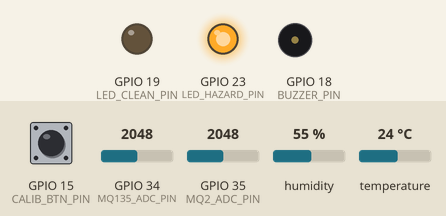
This sketch was run on a simulated ESP32. On the bench: output pins drawn as LEDs (lit = HIGH), buzzer (waves = sounding). Dashed ring = blinking. The inputs (shaded band) are chosen by the test bench; at power-on: GPIO 35 (MQ2_ADC_PIN) = 2048, GPIO 15 (CALIB_BTN_PIN) HIGH, GPIO 34 (MQ135_ADC_PIN) = 2048, humidity 55 %, temperature 24 °C (analog values on the 0–4095 scale). WiFi joins after 1.5 s; servers stay silent unless stated; random numbers use the default seed unless the sketch sets one; no MQTT or app messages arrive unless stated; what the sketch prints to the serial monitor is not drawn.

Above: at 2.9 s.
3.0 s: GPIO 35 (MQ2_ADC_PIN) set to 2394
6.5 s: GPIO 35 (MQ2_ADC_PIN) set to 2492
At 8.5 s:
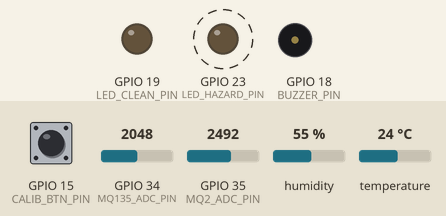
11.2 s: GPIO 15 (CALIB_BTN_PIN) pulled LOW for 1 s
At 13.3 s:
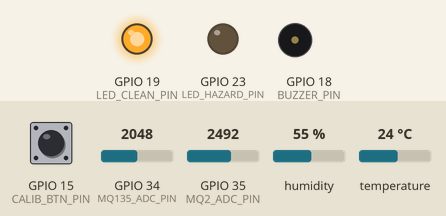
13.7 s: GPIO 34 (MQ135_ADC_PIN) set to 2608
At 14.5 s:
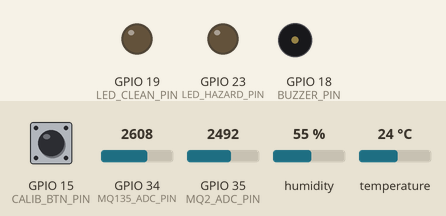
16.2 s: GPIO 34 (MQ135_ADC_PIN) set to 2713
At 17.5 s:
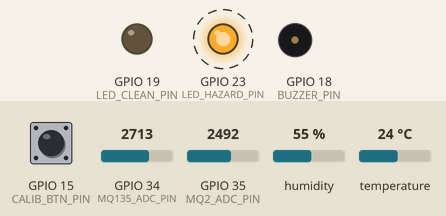
23.8 s: GPIO 35 (MQ2_ADC_PIN) set to 3034
27.3 s: GPIO 35 (MQ2_ADC_PIN) set to 3116
At 29.5 s:
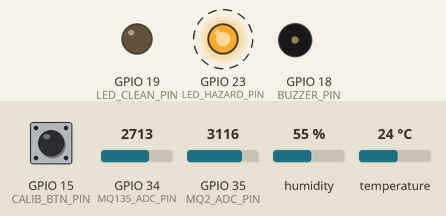
Timing chart, 0 to 32.2 s (numbered marks = the images above; inputs shaded):
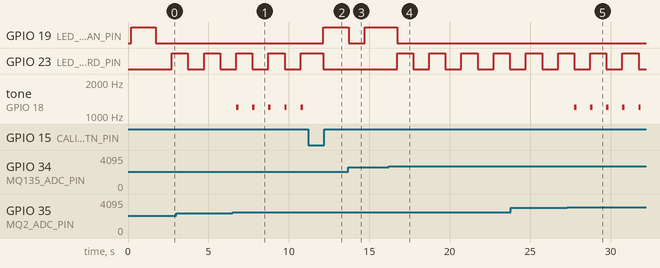

The sketch:

ml_electronic_nose_gas.ino
```cpp
/**
 * @file ml_electronic_nose_gas.ino
 * @brief Project 12: Multi-Gas Electronic Nose (E-Nose) with Edge Neural Network & MQTT Telemetry
 *
 * Target Hardware: ESP32
 * Sensor Array:
 *   - MQ-135 (GPIO 34 / ADC1_CH6): Air Quality, NH3, Benzene, Alcohol, Smoke
 *   - MQ-2   (GPIO 35 / ADC1_CH7): Combustible Gas, LPG, Propane, Hydrogen, Smoke
 *   - DHT22  (GPIO 4): Ambient Temperature (°C) & Relative Humidity (%) for T/RH drift compensation
 * Actuators:
 *   - Piezo Alarm Buzzer (GPIO 18)
 *   - Hazard Status LEDs: Green Clean LED (GPIO 19), Red Hazard LED (GPIO 23)
 *
 * Signal Processing & TinyML Pipeline:
 *   1. Voltage divider conversion: Rs = R_L * (V_cc - V_out) / V_out
 *   2. Empirical T/RH baseline compensation factor C(T, RH)
 *   3. Normalized resistance ratios (Rs / R0)_135, (Rs / R0)_2, and cross-sensitivity log ratio
 *   4. 2-Layer Fully Connected Neural Network (6 -> 12 ReLU -> 4 Softmax) in `enose_nn_model.h`
 *   5. Real-time JSON telemetry and hazard alerts over MQTT (`PubSubClient.h`)
 */

#include <Arduino.h>
#include <WiFi.h>
#include <PubSubClient.h>
#include <DHT.h>
#include "secrets.example.h"
#include "enose_nn_model.h"

// ============================================================================
// Hardware Pin Definitions & Sensor Constants
// ============================================================================
#define MQ135_ADC_PIN        34
#define MQ2_ADC_PIN          35
#define DHT_PIN              4
#define DHT_TYPE             DHT22

#define BUZZER_PIN           18
#define LED_CLEAN_PIN        19
#define LED_HAZARD_PIN       23
#define CALIB_BTN_PIN        15

#define ADC_MAX_COUNTS       4095.0f
#define ADC_REF_VOLTAGE      3.3f
#define MQ_LOAD_RESISTOR_K   10.0f   // 10 kOhm load resistor R_L on breakout board

// Default calibrated clean-air baseline resistances R0 (kOhm) at 20°C, 65% RH
#define DEFAULT_R0_MQ135_K   28.5f
#define DEFAULT_R0_MQ2_K     18.0f

#define INFERENCE_INTERVAL_MS 1000UL
#define MQTT_PUBLISH_EVERY_N  2      // Publish regular telemetry every 2 seconds (alerts publish immediately)

// ============================================================================
// Global Instances & State Variables
// ============================================================================
DHT dht(DHT_PIN, DHT_TYPE);
WiFiClient wifiClient;
PubSubClient mqttClient(wifiClient);

float r0Mq135 = DEFAULT_R0_MQ135_K;
float r0Mq2   = DEFAULT_R0_MQ2_K;

float prevRatio135 = 1.0f;
uint32_t lastSampleMs = 0;
uint32_t sampleCounter = 0;
uint8_t prevPredictedClass = GAS_CLEAN_AIR;

// ============================================================================
// Gas Sensor Physics & Compensation Functions
// ============================================================================

/**
 * @brief Convert 12-bit ESP32 ADC reading into sensing element resistance Rs (kOhm)
 *        Rs = R_L * (V_cc - V_adc) / V_adc
 */
float computeSensorResistanceKOhm(int adcCounts) {
    float clampedCounts = constrain(static_cast<float>(adcCounts), 15.0f, ADC_MAX_COUNTS - 15.0f);
    float vOut = (clampedCounts / ADC_MAX_COUNTS) * ADC_REF_VOLTAGE;
    // Higher gas concentration increases sensor conductivity -> increases V_out -> lowers Rs
    float rsKOhm = MQ_LOAD_RESISTOR_K * ((ADC_REF_VOLTAGE - vOut) / vOut);
    return rsKOhm;
}

/**
 * @brief Compute temperature & humidity drift compensation factor C(T, RH)
 *        for SnO2 metal-oxide semiconductor (MOS) gas sensors.
 *        Reference baseline: T_ref = 20°C, RH_ref = 65%
 */
float computeThermoHygroCorrection(float tempC, float rhPct) {
    // Empirical polynomial fit from MQ-135 / MQ-2 datasheet curves:
    // C(T, RH) = 1.0 - 0.012*(T - 20) - 0.0035*(RH - 65) + 0.00012*(T - 20)^2
    float dT  = tempC - 20.0f;
    float dRH = rhPct - 65.0f;
    float factor = 1.0f - (0.012f * dT) - (0.0035f * dRH) + (0.00012f * dT * dT);
    return constrain(factor, 0.55f, 1.50f);
}

/**
 * @brief Perform clean-air baseline R0 calibration for both MQ sensors
 */
void calibrateCleanAirBaseline(float tempC, float rhPct) {
    Serial.println(F("[CALIB] Sampling clean air baseline R0 across 16 readings..."));
    float sumRs135 = 0.0f;
    float sumRs2   = 0.0f;
    float corr = computeThermoHygroCorrection(tempC, rhPct);

    for (uint8_t i = 0; i < 16; i++) {
        sumRs135 += computeSensorResistanceKOhm(analogRead(MQ135_ADC_PIN)) / corr;
        sumRs2   += computeSensorResistanceKOhm(analogRead(MQ2_ADC_PIN))   / corr;
        delay(25);
    }

    r0Mq135 = sumRs135 / 16.0f;
    r0Mq2   = sumRs2   / 16.0f;
    prevRatio135 = 1.0f;

    Serial.printf("[CALIB] Completed -> R0_MQ135 = %.2f kOhm | R0_MQ2 = %.2f kOhm\n", r0Mq135, r0Mq2);
}

// ============================================================================
// Wi-Fi & MQTT Telemetry Functions
// ============================================================================
void connectWiFiNonBlocking() {
    if (WiFi.status() == WL_CONNECTED) return;

    Serial.printf("[WIFI] Connecting to SSID '%s'...", WIFI_SSID);
    WiFi.mode(WIFI_STA);
    WiFi.begin(WIFI_SSID, WIFI_PASSWORD);

    uint32_t startMs = millis();
    while (WiFi.status() != WL_CONNECTED && (millis() - startMs) < 3500UL) {
        delay(250);
        Serial.print('.');
    }

    if (WiFi.status() == WL_CONNECTED) {
        Serial.printf(" Connected! IP: %s\n", WiFi.localIP().toString().c_str());
    } else {
        Serial.println(F(" Offline mode (will retry in background)."));
    }
}

void ensureMqttConnected() {
    if (WiFi.status() != WL_CONNECTED) return;
    if (mqttClient.connected()) {
        mqttClient.loop();
        return;
    }

    String clientId = String(MQTT_CLIENT_ID) + "-" + String(random(1000, 9999));
    if (mqttClient.connect(clientId.c_str(), MQTT_USERNAME, MQTT_PASSWORD)) {
        Serial.printf("[MQTT] Connected to broker %s:%d as %s\n", MQTT_BROKER_HOST, MQTT_BROKER_PORT, clientId.c_str());
    }
}

void publishEnoseTelemetry(
    const float features[ENOSE_INPUT_DIM],
    const float probs[ENOSE_OUTPUT_DIM],
    uint8_t predClass,
    uint32_t inferenceUs,
    bool isUrgentAlert
) {
    char payload[384];
    snprintf(
        payload,
        sizeof(payload),
        "{\"sample\":%lu,\"class_id\":%u,\"class_label\":\"%s\",\"confidence\":%.3f,"
        "\"rs_r0_mq135\":%.3f,\"rs_r0_mq2\":%.3f,\"log_ratio\":%.3f,\"dratio_dt\":%.3f,"
        "\"temp_c\":%.1f,\"humidity_pct\":%.1f,"
        "\"probs\":[%.3f,%.3f,%.3f,%.3f],\"inference_us\":%lu}",
        sampleCounter,
        predClass,
        ENOSE_CLASS_NAMES[predClass],
        probs[predClass],
        features[0],
        features[1],
        features[2],
        features[3],
        features[4],
        features[5],
        probs[0], probs[1], probs[2], probs[3],
        inferenceUs
    );

    if (mqttClient.connected()) {
        mqttClient.publish(MQTT_TOPIC_TELEMETRY, payload);
        if (isUrgentAlert) {
            mqttClient.publish(MQTT_TOPIC_ALERT, payload, true);
        }
    }
}

// ============================================================================
// Setup & Main Loop
// ============================================================================
void setup() {
    Serial.begin(115200);
    delay(200);

    pinMode(BUZZER_PIN, OUTPUT);
    pinMode(LED_CLEAN_PIN, OUTPUT);
    pinMode(LED_HAZARD_PIN, OUTPUT);
    pinMode(CALIB_BTN_PIN, INPUT_PULLUP);

    digitalWrite(BUZZER_PIN, LOW);
    digitalWrite(LED_CLEAN_PIN, HIGH);
    digitalWrite(LED_HAZARD_PIN, LOW);

    analogReadResolution(12);
    dht.begin();

    mqttClient.setServer(MQTT_BROKER_HOST, MQTT_BROKER_PORT);
    mqttClient.setBufferSize(512);
    connectWiFiNonBlocking();

    Serial.println(F("================================================================================"));
    Serial.println(F(" Project 12: TinyML Electronic Nose (MQ-135 + MQ-2 + DHT22 + 2-Layer FCNN)"));
    Serial.println(F(" Send 'CALIB' over Serial or press GPIO 15 button to zero clean-air R0 baseline."));
    Serial.println(F("================================================================================"));
}

void loop() {
    // Check Serial or Hardware Button for baseline R0 recalibration
    if (Serial.available()) {
        String cmd = Serial.readStringUntil('\n');
        cmd.trim();
        cmd.toUpperCase();
        if (cmd == "CALIB") {
            float t = dht.readTemperature();
            float h = dht.readHumidity();
            calibrateCleanAirBaseline(isnan(t) ? 24.0f : t, isnan(h) ? 55.0f : h);
        }
    }

    uint32_t now = millis();
    if (now - lastSampleMs < INFERENCE_INTERVAL_MS) {
        return;
    }
    float dtSec = (now - lastSampleMs) / 1000.0f;
    lastSampleMs = now;
    sampleCounter++;

    // 1. Read Ambient Temperature & Relative Humidity
    float tempC = dht.readTemperature();
    float rhPct = dht.readHumidity();
    if (isnan(tempC) || isnan(rhPct)) {
        tempC = 24.5f;
        rhPct = 55.0f;
    }

    if (digitalRead(CALIB_BTN_PIN) == LOW) {
        calibrateCleanAirBaseline(tempC, rhPct);
    }

    // 2. Read MQ-135 and MQ-2 Analog Channels and Compute T/RH-Compensated Rs/R0
    int adc135 = analogRead(MQ135_ADC_PIN);
    int adc2   = analogRead(MQ2_ADC_PIN);

    float rs135 = computeSensorResistanceKOhm(adc135);
    float rs2   = computeSensorResistanceKOhm(adc2);
    float corr  = computeThermoHygroCorrection(tempC, rhPct);

    float ratio135 = constrain((rs135 / corr) / r0Mq135, 0.05f, 1.50f);
    float ratio2   = constrain((rs2   / corr) / r0Mq2,   0.05f, 1.50f);

    // 3. Compute Cross-Sensitivity Log Ratio & Temporal Derivative
    float logCrossRatio = logf(ratio135 / ratio2);
    float dRatio135_dt  = (sampleCounter == 1) ? 0.0f : ((ratio135 - prevRatio135) / dtSec);
    prevRatio135 = ratio135;

    // 4. Construct 6-Element Feature Vector & Run FCNN Inference
    float features[ENOSE_INPUT_DIM] = {
        ratio135,
        ratio2,
        logCrossRatio,
        dRatio135_dt,
        tempC,
        rhPct
    };

    float probabilities[ENOSE_OUTPUT_DIM] = {0};
    uint32_t t0 = micros();
    uint8_t predClass = enosePredictNN(features, probabilities);
    uint32_t inferenceUs = micros() - t0;

    // 5. Actuate Local Hazard Indicators (LEDs + Buzzer)
    if (predClass == GAS_CLEAN_AIR) {
        digitalWrite(LED_CLEAN_PIN, HIGH);
        digitalWrite(LED_HAZARD_PIN, LOW);
        noTone(BUZZER_PIN);
    } else if (predClass == GAS_LPG_LEAK_HAZARD) {
        digitalWrite(LED_CLEAN_PIN, LOW);
        digitalWrite(LED_HAZARD_PIN, HIGH);
        tone(BUZZER_PIN, 2600, 450); // High-priority LPG leak alarm
    } else {
        digitalWrite(LED_CLEAN_PIN, LOW);
        digitalWrite(LED_HAZARD_PIN, (sampleCounter % 2 == 0) ? HIGH : LOW);
        if (predClass == GAS_CIGARETTE_SMOKE) {
            tone(BUZZER_PIN, 1200, 150);
        } else {
            noTone(BUZZER_PIN);
        }
    }

    // 6. Publish Telemetry & Urgent Alerts via MQTT
    ensureMqttConnected();
    bool isUrgentAlert = (predClass != GAS_CLEAN_AIR && predClass != prevPredictedClass);
    if (isUrgentAlert || (sampleCounter % MQTT_PUBLISH_EVERY_N == 0)) {
        publishEnoseTelemetry(features, probabilities, predClass, inferenceUs, isUrgentAlert);
    }
    prevPredictedClass = predClass;

    // 7. Output Structured Serial Log
    Serial.printf(
        "[#%04lu] MQ135(Rs/R0)=%.2f | MQ2(Rs/R0)=%.2f | ln(R135/R2)=%+5.2f | dR/dt=%+5.2f | T=%.1fC RH=%.0f%% | "
        "Class=%u (%s, %.1f%%) [%.2f, %.2f, %.2f, %.2f] | %luus\n",
        sampleCounter,
        features[0],
        features[1],
        features[2],
        features[3],
        features[4],
        features[5],
        predClass,
        ENOSE_CLASS_NAMES[predClass],
        probabilities[predClass] * 100.0f,
        probabilities[0], probabilities[1], probabilities[2], probabilities[3],
        inferenceUs
    );
}
```

secrets.example.h
```cpp
#ifndef SECRETS_EXAMPLE_H
#define SECRETS_EXAMPLE_H

/**
 * @file secrets.example.h
 * @brief Wi-Fi & MQTT Broker Credentials Template for Project 12 (Electronic Nose)
 *
 * Copy or rename this header to `secrets.h` for custom local network settings,
 * or leave `secrets.example.h` in place for default Wokwi-GUEST / HiveMQ simulation.
 */

#define WIFI_SSID           "Wokwi-GUEST"
#define WIFI_PASSWORD       ""

#define MQTT_BROKER_HOST    "broker.hivemq.com"
#define MQTT_BROKER_PORT    1883
#define MQTT_CLIENT_ID      "esp32-enose-node-12"
#define MQTT_USERNAME       ""
#define MQTT_PASSWORD       ""

#define MQTT_TOPIC_TELEMETRY "iot_lab/project12/enose/telemetry"
#define MQTT_TOPIC_ALERT     "iot_lab/project12/enose/alert"

#endif // SECRETS_EXAMPLE_H
```

Source omitted: enose_nn_model.h (6682 bytes)

Measured:
- the behaviour switches between 2460 and 2461 on GPIO 35 (MQ2_ADC_PIN) (found by bisection; images 0 and 1)
- the behaviour switches between 2665 and 2666 on GPIO 34 (MQ135_ADC_PIN) (found by bisection; images 3 and 4)
- the behaviour switches between 3074 and 3075 on GPIO 35 (MQ2_ADC_PIN) (found by bisection; images 4 and 5)
- after the input at 6.5 s, tone on GPIO 18 (BUZZER_PIN): alternates 1200 Hz for 0.15 s and silent for 0.85 s, starting after 0.23 s
- after the input at 11.2 s, GPIO 19 (LED_CLEAN_PIN): LOW → HIGH after 0.93 s
- after the input at 13.7 s, GPIO 19 (LED_CLEAN_PIN): HIGH → LOW at once, → HIGH 0.99 s later
- after the input at 16.2 s, GPIO 19 (LED_CLEAN_PIN): HIGH → LOW after 0.54 s; GPIO 23 (LED_HAZARD_PIN): alternates HIGH for 1.0 s and LOW for 1.0 s, starting after 0.54 s
- after the input at 27.3 s, tone on GPIO 18 (BUZZER_PIN): alternates 1200 Hz for 0.15 s and silent for 0.85 s, starting after 0.43 s
